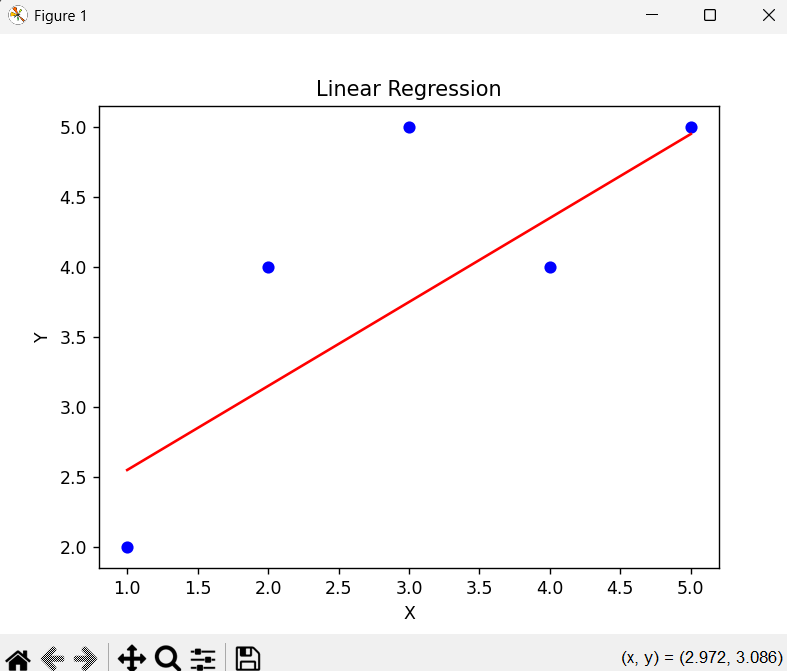

Generate this figure with Python:
# Import required libraries
import numpy as np
import pandas as pd
import matplotlib.pyplot as plt

from sklearn.model_selection import train_test_split
from sklearn.linear_model import LinearRegression
from sklearn.metrics import mean_squared_error, r2_score

# Sample dataset
X = np.array([1, 2, 3, 4, 5]).reshape(-1,1)
y = np.array([2, 4, 5, 4, 5])

# Split dataset into training and testing
X_train, X_test, y_train, y_test = train_test_split(X, y, test_size=0.2, random_state=0)

# Create Linear Regression model
model = LinearRegression()

# Train the model
model.fit(X_train, y_train)

# Predict values
y_pred = model.predict(X_test)

# Print results
print("Actual Value:", y_test)
print("Predicted Value:", y_pred)

# Evaluation
print("Mean Squared Error:", mean_squared_error(y_test, y_pred))
print("R2 Score:", r2_score(y_test, y_pred))

# Plot graph
plt.scatter(X, y, color="blue")
plt.plot(X, model.predict(X), color="red")
plt.title("Linear Regression")
plt.xlabel("X")
plt.ylabel("Y")
plt.show()
